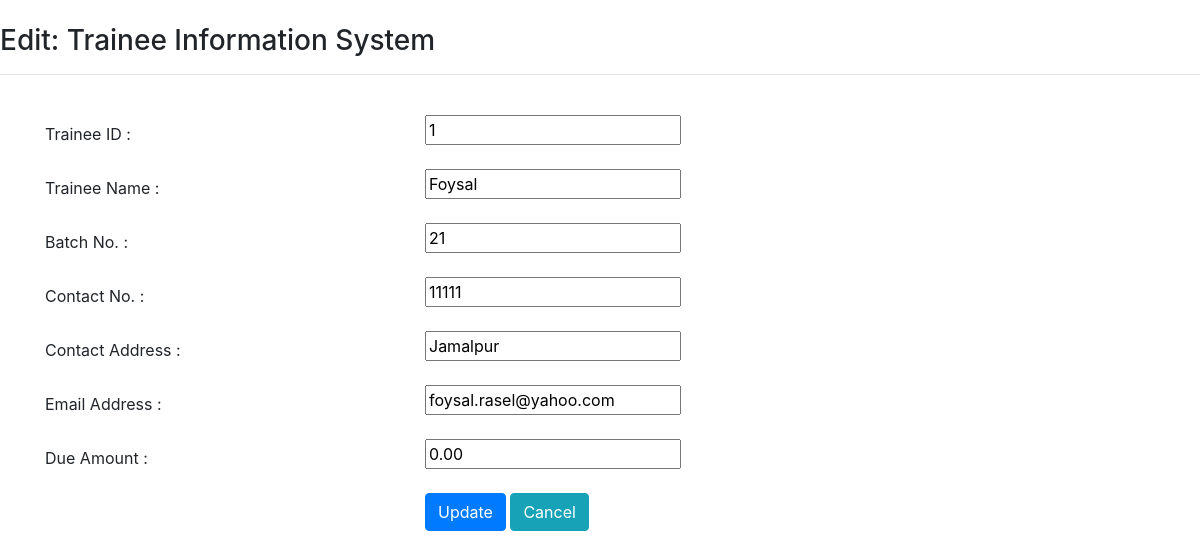
/editRecord/1, run on the app's committed database.
### App01/models.py (models this page shows)
class Trainee(models.Model):
    TraineeID = models.AutoField(primary_key=True)
    Name = models.CharField(max_length=30)
    BatchNo = models.CharField(max_length=15)
    ContactNo = models.CharField(max_length=15)
    ContactAddress = models.CharField(max_length=100)
    EmailAddress = models.EmailField()
    DueAmount = models.DecimalField(max_digits=10, decimal_places=2, default=Decimal(0.0))
    class Meta:
        db_table = "Trainee"

### App01/views.py (the view)
# urls.py: path('editRecord/<int:id>', views.editRecord),
def editRecord(request, id):
    trainee = Trainee.objects.get(TraineeID=id)
    return render(request, 'edit.html', {'trainee':trainee})

### App01/templates/edit.html (shortened to what this page needs)
<!DOCTYPE html>
<html lang="en">
<head>
    <link rel="stylesheet" href="https://cdn.jsdelivr.net/npm/bootstrap@4.0.0/dist/css/bootstrap.min.css">
</head>
<body>
    <br>
    <h3>Edit: Trainee Information System</h3>
    <hr><br>
    <form action="/updateRecord/{{trainee.TraineeID}}" method="post" class="post-form">
        <div class="container">
            <div class="form-group row">
                <label class="col-sm-4 col-form-label">Trainee ID :</label>
                <div class="col-sm-4">
                    <input type="text" name="TraineeID" id="id_TraineeID" readonly value="{{trainee.TraineeID}}"/>
                </div>
            </div>
            <div class="form-group row">
                <label class="col-sm-4 col-form-label">Trainee Name :</label>
                <div class="col-sm-4">
                    <input type="text" name="Name" id="id_Name" value="{{trainee.Name}}"/>
                </div>
            </div>
            <div class="form-group row">
                <label class="col-sm-4 col-form-label">Batch No. :</label>
                <div class="col-sm-4">
                    <input type="text" name="BatchNo" id="id_BatchNo" value="{{trainee.BatchNo}}"/>
                </div>
            </div>
            <div class="form-group row">
                <label class="col-sm-4 col-form-label">Contact No. :</label>
                <div class="col-sm-4">
                    <input type="text" name="ContactNo" id="id_ContactNo" value="{{trainee.ContactNo}}"/>
                </div>
            </div>
            <div class="form-group row">
                <label class="col-sm-4 col-form-label">Contact Address :</label>
                <div class="col-sm-4">
                    <input type="text" name="ContactAddress" id="id_ContactAddress" value="{{trainee.ContactAddress}}"/>
                </div>
            </div>
            <div class="form-group row">
                <label class="col-sm-4 col-form-label">Email Address :</label>
                <div class="col-sm-4">
                    <input type="text" name="EmailAddress" id="id_EmailAddress" value="{{trainee.EmailAddress}}"/>
                </div>
            </div>
            <div class="form-group row">
                <label class="col-sm-4 col-form-label">Due Amount :</label>
                <div class="col-sm-4">
                    <input type="text" name="DueAmount" id="id_DueAmount" value="{{trainee.DueAmount}}"/>
                </div>
            </div>
            <div class="form-group row">
                <label class="col-sm-4 col-form-label"></label>
                <div class="col-sm-4">
                    <button type="submit" class="btn btn-primary">Update</button>
                    <a href="/" class="btn btn-info">Cancel</a>
                </div>
            </div>
        </div>
    </form>
</body>
</html>

### data on the page
Trainee: TraineeID "1", Name "Foysal", BatchNo "21", ContactNo "11111", ContactAddress "Jamalpur", EmailAddress "foysal.rasel@yahoo.com", DueAmount "0.00"
